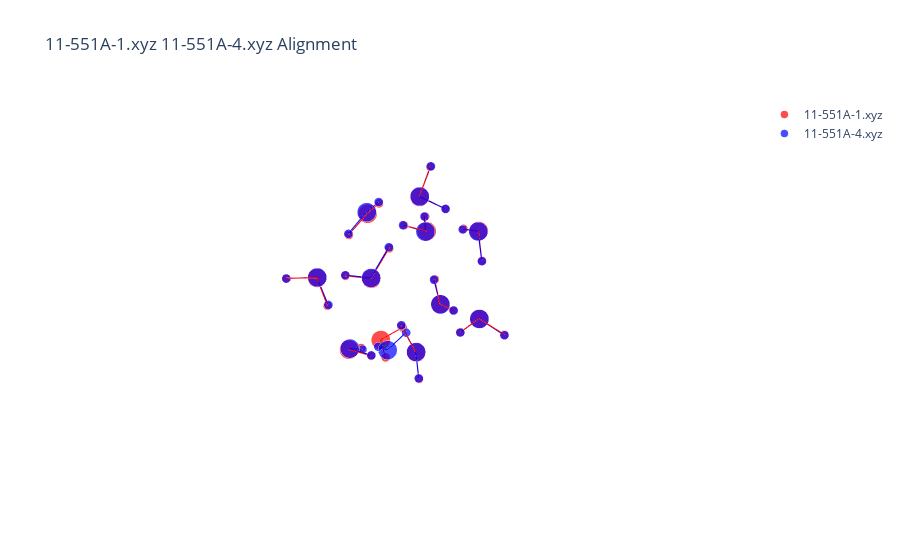

Source (notebook cell):
### Code cell
assignment = otmol_res['assignment'][9]
nameA = otmol_res['nameA'][9]
nameB = otmol_res['nameB'][9]
molA = next(pybel.readfile('xyz', os.path.join(data_path, nameA)))
molB = next(pybel.readfile('xyz', os.path.join(data_path, nameB)))
X_A, T_A, B_A = otm.tl.process_molecule(molA) 
X_B, T_B, B_B = otm.tl.process_molecule(molB)
X_B_aligned, _, _ = otm.tl.kabsch(X_A, X_B, otm.tl.permutation_to_matrix(assignment))
otm.pl.interactive_alignment_plot(X_A, X_B_aligned, T_A, T_B, B_A, B_B, assignment, nameA, nameB)

### Figure 1 — Plotly figure (JSON) as saved in the notebook; plotly's stock layout.template omitted (floating-point values rounded to 4 significant figures)
{"data": [{"marker": {"color": "red", "size": [13.2, 6.2, 6.2, 13.2, 6.2, 6.2, 13.2, 6.2, 6.2, 13.2, 6.2, 6.2, 13.2, 6.2, 6.2, 13.2, 6.2, 6.2, 13.2, 6.2, 6.2, 13.2, 6.2, 6.2, 13.2, 6.2, 6.2, 13.2, 6.2, 6.2, 13.2, 6.2, 6.2], "symbol": "circle"}, "mode": "markers", "name": "11-551A-1.xyz", "type": "scatter3d", "x": [-0.2253, 0.6224, -0.1414, -2.004, -2.22, -1.744, 1.59, 2.207, 1.799, 2.274, 2.243, 2.981, 0.0416, -0.08664, -0.7466, -2.482, -3.133, -1.644, -2.202, -2.501, -1.88, 2.134, 1.374, 2.325, -0.1806, -0.3482, -0.9578, 2.165, 1.964, 1.442, -1.131, -0.1447, -1.412], "y": [-2.04, -2.03, -1.305, -0.1923, -0.6911, 0.6879, 2.098, 2.832, 1.71, -1.667, -1.314, -2.323, -1.401, -1.307, -0.9719, -1.42, -2.119, -1.748, 1.175, 0.314, 1.654, 0.9111, 0.8419, -0.015, 0.4623, 0.7119, 0.8016, -0.4971, 0.4344, -0.7982, 2.293, 2.328, 3.152], "z": [1.727, 1.238, 2.363, -2.063, -1.25, -1.736, -0.6977, -0.8049, 0.2027, 0.4743, -0.4609, 0.4812, -3.367, -4.319, -2.953, 0.4459, 0.5782, 0.8718, 1.535, 1.18, 0.7471, 1.6, 2.213, 1.348, 3.121, 4.038, 2.598, -1.897, -1.697, -2.493, -0.8641, -0.8378, -1.202]}, {"marker": {"color": "blue", "size": [13.2, 6.2, 6.2, 13.2, 6.2, 6.2, 13.2, 6.2, 6.2, 13.2, 6.2, 6.2, 13.2, 6.2, 6.2, 13.2, 6.2, 6.2, 13.2, 6.2, 6.2, 13.2, 6.2, 6.2, 13.2, 6.2, 6.2, 13.2, 6.2, 6.2, 13.2, 6.2, 6.2], "symbol": "circle"}, "mode": "markers", "name": "11-551A-4.xyz", "type": "scatter3d", "x": [-1.135, -0.1496, -1.41, -2.186, -2.471, -1.869, 1.589, 1.789, 2.21, -0.1864, -0.9556, -0.36, -2.437, -1.608, -3.099, -0.2122, 0.6318, -0.1421, 2.125, 1.43, 1.962, 2.255, 2.202, 2.977, 2.129, 2.316, 1.376, -2.017, -1.763, -2.181, 0.06055, -0.1442, -0.7508], "y": [2.296, 2.325, 3.152, 1.17, 0.3061, 1.658, 2.091, 1.705, 2.824, 0.4633, 0.8034, 0.7243, -1.436, -1.76, -2.122, -2.061, -2.037, -1.317, -0.5015, -0.7433, 0.4367, -1.681, -1.325, -2.321, 0.8973, -0.02757, 0.8247, -0.1889, 0.6958, -0.6971, -0.9958, -1.807, -0.7834], "z": [-0.8757, -0.8458, -1.227, 1.522, 1.163, 0.7384, -0.6813, 0.2206, -0.7848, 3.138, 2.603, 4.05, 0.4432, 0.89, 0.5912, 1.778, 1.283, 2.405, -1.881, -2.533, -1.676, 0.4775, -0.4558, 0.4711, 1.618, 1.36, 2.239, -2.075, -1.755, -1.257, -3.622, -4.102, -3.1]}, {"line": {"color": "red", "width": 2}, "mode": "lines", "showlegend": false, "type": "scatter3d", "x": [-0.2253, 0.6224], "y": [-2.04, -2.03], "z": [1.727, 1.238]}, {"line": {"color": "red", "width": 2}, "mode": "lines", "showlegend": false, "type": "scatter3d", "x": [-0.2253, -0.1414], "y": [-2.04, -1.305], "z": [1.727, 2.363]}, {"line": {"color": "red", "width": 2}, "mode": "lines", "showlegend": false, "type": "scatter3d", "x": [-2.004, -2.22], "y": [-0.1923, -0.6911], "z": [-2.063, -1.25]}, {"line": {"color": "red", "width": 2}, "mode": "lines", "showlegend": false, "type": "scatter3d", "x": [-2.004, -1.744], "y": [-0.1923, 0.6879], "z": [-2.063, -1.736]}, {"line": {"color": "red", "width": 2}, "mode": "lines", "showlegend": false, "type": "scatter3d", "x": [1.59, 2.207], "y": [2.098, 2.832], "z": [-0.6977, -0.8049]}, {"line": {"color": "red", "width": 2}, "mode": "lines", "showlegend": false, "type": "scatter3d", "x": [1.59, 1.799], "y": [2.098, 1.71], "z": [-0.6977, 0.2027]}, {"line": {"color": "red", "width": 2}, "mode": "lines", "showlegend": false, "type": "scatter3d", "x": [2.274, 2.243], "y": [-1.667, -1.314], "z": [0.4743, -0.4609]}, {"line": {"color": "red", "width": 2}, "mode": "lines", "showlegend": false, "type": "scatter3d", "x": [2.274, 2.981], "y": [-1.667, -2.323], "z": [0.4743, 0.4812]}, {"line": {"color": "red", "width": 2}, "mode": "lines", "showlegend": false, "type": "scatter3d", "x": [0.0416, -0.08664], "y": [-1.401, -1.307], "z": [-3.367, -4.319]}, {"line": {"color": "red", "width": 2}, "mode": "lines", "showlegend": false, "type": "scatter3d", "x": [0.0416, -0.7466], "y": [-1.401, -0.9719], "z": [-3.367, -2.953]}, {"line": {"color": "red", "width": 2}, "mode": "lines", "showlegend": false, "type": "scatter3d", "x": [-2.482, -3.133], "y": [-1.42, -2.119], "z": [0.4459, 0.5782]}, {"line": {"color": "red", "width": 2}, "mode": "lines", "showlegend": false, "type": "scatter3d", "x": [-2.482, -1.644], "y": [-1.42, -1.748], "z": [0.4459, 0.8718]}, {"line": {"color": "red", "width": 2}, "mode": "lines", "showlegend": false, "type": "scatter3d", "x": [-2.202, -2.501], "y": [1.175, 0.314], "z": [1.535, 1.18]}, {"line": {"color": "red", "width": 2}, "mode": "lines", "showlegend": false, "type": "scatter3d", "x": [-2.202, -1.88], "y": [1.175, 1.654], "z": [1.535, 0.7471]}, {"line": {"color": "red", "width": 2}, "mode": "lines", "showlegend": false, "type": "scatter3d", "x": [2.134, 1.374], "y": [0.9111, 0.8419], "z": [1.6, 2.213]}, {"line": {"color": "red", "width": 2}, "mode": "lines", "showlegend": false, "type": "scatter3d", "x": [2.134, 2.325], "y": [0.9111, -0.015], "z": [1.6, 1.348]}, {"line": {"color": "red", "width": 2}, "mode": "lines", "showlegend": false, "type": "scatter3d", "x": [-0.1806, -0.3482], "y": [0.4623, 0.7119], "z": [3.121, 4.038]}, {"line": {"color": "red", "width": 2}, "mode": "lines", "showlegend": false, "type": "scatter3d", "x": [-0.1806, -0.9578], "y": [0.4623, 0.8016], "z": [3.121, 2.598]}, {"line": {"color": "red", "width": 2}, "mode": "lines", "showlegend": false, "type": "scatter3d", "x": [2.165, 1.964], "y": [-0.4971, 0.4344], "z": [-1.897, -1.697]}, {"line": {"color": "red", "width": 2}, "mode": "lines", "showlegend": false, "type": "scatter3d", "x": [2.165, 1.442], "y": [-0.4971, -0.7982], "z": [-1.897, -2.493]}, {"line": {"color": "red", "width": 2}, "mode": "lines", "showlegend": false, "type": "scatter3d", "x": [-1.131, -0.1447], "y": [2.293, 2.328], "z": [-0.8641, -0.8378]}, {"line": {"color": "red", "width": 2}, "mode": "lines", "showlegend": false, "type": "scatter3d", "x": [-1.131, -1.412], "y": [2.293, 3.152], "z": [-0.8641, -1.202]}, {"line": {"color": "blue", "width": 2}, "mode": "lines", "showlegend": false, "type": "scatter3d", "x": [-1.135, -0.1496], "y": [2.296, 2.325], "z": [-0.8757, -0.8458]}, {"line": {"color": "blue", "width": 2}, "mode": "lines", "showlegend": false, "type": "scatter3d", "x": [-1.135, -1.41], "y": [2.296, 3.152], "z": [-0.8757, -1.227]}, {"line": {"color": "blue", "width": 2}, "mode": "lines", "showlegend": false, "type": "scatter3d", "x": [-2.186, -2.471], "y": [1.17, 0.3061], "z": [1.522, 1.163]}, {"line": {"color": "blue", "width": 2}, "mode": "lines", "showlegend": false, "type": "scatter3d", "x": [-2.186, -1.869], "y": [1.17, 1.658], "z": [1.522, 0.7384]}, {"line": {"color": "blue", "width": 2}, "mode": "lines", "showlegend": false, "type": "scatter3d", "x": [1.589, 1.789], "y": [2.091, 1.705], "z": [-0.6813, 0.2206]}, {"line": {"color": "blue", "width": 2}, "mode": "lines", "showlegend": false, "type": "scatter3d", "x": [1.589, 2.21], "y": [2.091, 2.824], "z": [-0.6813, -0.7848]}, {"line": {"color": "blue", "width": 2}, "mode": "lines", "showlegend": false, "type": "scatter3d", "x": [-0.1864, -0.9556], "y": [0.4633, 0.8034], "z": [3.138, 2.603]}, {"line": {"color": "blue", "width": 2}, "mode": "lines", "showlegend": false, "type": "scatter3d", "x": [-0.1864, -0.36], "y": [0.4633, 0.7243], "z": [3.138, 4.05]}, {"line": {"color": "blue", "width": 2}, "mode": "lines", "showlegend": false, "type": "scatter3d", "x": [-2.437, -1.608], "y": [-1.436, -1.76], "z": [0.4432, 0.89]}, {"line": {"color": "blue", "width": 2}, "mode": "lines", "showlegend": false, "type": "scatter3d", "x": [-2.437, -3.099], "y": [-1.436, -2.122], "z": [0.4432, 0.5912]}, {"line": {"color": "blue", "width": 2}, "mode": "lines", "showlegend": false, "type": "scatter3d", "x": [-0.2122, 0.6318], "y": [-2.061, -2.037], "z": [1.778, 1.283]}, {"line": {"color": "blue", "width": 2}, "mode": "lines", "showlegend": false, "type": "scatter3d", "x": [-0.2122, -0.1421], "y": [-2.061, -1.317], "z": [1.778, 2.405]}, {"line": {"color": "blue", "width": 2}, "mode": "lines", "showlegend": false, "type": "scatter3d", "x": [2.125, 1.43], "y": [-0.5015, -0.7433], "z": [-1.881, -2.533]}, {"line": {"color": "blue", "width": 2}, "mode": "lines", "showlegend": false, "type": "scatter3d", "x": [2.125, 1.962], "y": [-0.5015, 0.4367], "z": [-1.881, -1.676]}, {"line": {"color": "blue", "width": 2}, "mode": "lines", "showlegend": false, "type": "scatter3d", "x": [2.255, 2.202], "y": [-1.681, -1.325], "z": [0.4775, -0.4558]}, {"line": {"color": "blue", "width": 2}, "mode": "lines", "showlegend": false, "type": "scatter3d", "x": [2.255, 2.977], "y": [-1.681, -2.321], "z": [0.4775, 0.4711]}, {"line": {"color": "blue", "width": 2}, "mode": "lines", "showlegend": false, "type": "scatter3d", "x": [2.129, 2.316], "y": [0.8973, -0.02757], "z": [1.618, 1.36]}, {"line": {"color": "blue", "width": 2}, "mode": "lines", "showlegend": false, "type": "scatter3d", "x": [2.129, 1.376], "y": [0.8973, 0.8247], "z": [1.618, 2.239]}, {"line": {"color": "blue", "width": 2}, "mode": "lines", "showlegend": false, "type": "scatter3d", "x": [-2.017, -1.763], "y": [-0.1889, 0.6958], "z": [-2.075, -1.755]}, {"line": {"color": "blue", "width": 2}, "mode": "lines", "showlegend": false, "type": "scatter3d", "x": [-2.017, -2.181], "y": [-0.1889, -0.6971], "z": [-2.075, -1.257]}, {"line": {"color": "blue", "width": 2}, "mode": "lines", "showlegend": false, "type": "scatter3d", "x": [0.06055, -0.1442], "y": [-0.9958, -1.807], "z": [-3.622, -4.102]}, {"line": {"color": "blue", "width": 2}, "mode": "lines", "showlegend": false, "type": "scatter3d", "x": [0.06055, -0.7508], "y": [-0.9958, -0.7834], "z": [-3.622, -3.1]}, {"line": {"color": "green", "dash": "longdash", "width": 3}, "mode": "lines", "showlegend": false, "type": "scatter3d", "x": [-0.2253, -0.2122], "y": [-2.04, -2.061], "z": [1.727, 1.778]}, {"line": {"color": "green", "dash": "longdash", "width": 3}, "mode": "lines", "showlegend": false, "type": "scatter3d", "x": [0.6224, 0.6318], "y": [-2.03, -2.037], "z": [1.238, 1.283]}, {"line": {"color": "green", "dash": "longdash", "width": 3}, "mode": "lines", "showlegend": false, "type": "scatter3d", "x": [-0.1414, -0.1421], "y": [-1.305, -1.317], "z": [2.363, 2.405]}, {"line": {"color": "green", "dash": "longdash", "width": 3}, "mode": "lines", "showlegend": false, "type": "scatter3d", "x": [-2.004, -2.017], "y": [-0.1923, -0.1889], "z": [-2.063, -2.075]}, {"line": {"color": "green", "dash": "longdash", "width": 3}, "mode": "lines", "showlegend": false, "type": "scatter3d", "x": [-2.22, -2.181], "y": [-0.6911, -0.6971], "z": [-1.25, -1.257]}, {"line": {"color": "green", "dash": "longdash", "width": 3}, "mode": "lines", "showlegend": false, "type": "scatter3d", "x": [-1.744, -1.763], "y": [0.6879, 0.6958], "z": [-1.736, -1.755]}, {"line": {"color": "green", "dash": "longdash", "width": 3}, "mode": "lines", "showlegend": false, "type": "scatter3d", "x": [1.59, 1.589], "y": [2.098, 2.091], "z": [-0.6977, -0.6813]}, {"line": {"color": "green", "dash": "longdash", "width": 3}, "mode": "lines", "showlegend": false, "type": "scatter3d", "x": [2.207, 2.21], "y": [2.832, 2.824], "z": [-0.8049, -0.7848]}, {"line": {"color": "green", "dash": "longdash", "width": 3}, "mode": "lines", "showlegend": false, "type": "scatter3d", "x": [1.799, 1.789], "y": [1.71, 1.705], "z": [0.2027, 0.2206]}, {"line": {"color": "green", "dash": "longdash", "width": 3}, "mode": "lines", "showlegend": false, "type": "scatter3d", "x": [2.274, 2.255], "y": [-1.667, -1.681], "z": [0.4743, 0.4775]}, {"line": {"color": "green", "dash": "longdash", "width": 3}, "mode": "lines", "showlegend": false, "type": "scatter3d", "x": [2.243, 2.202], "y": [-1.314, -1.325], "z": [-0.4609, -0.4558]}, {"line": {"color": "green", "dash": "longdash", "width": 3}, "mode": "lines", "showlegend": false, "type": "scatter3d", "x": [2.981, 2.977], "y": [-2.323, -2.321], "z": [0.4812, 0.4711]}, {"line": {"color": "green", "dash": "longdash", "width": 3}, "mode": "lines", "showlegend": false, "type": "scatter3d", "x": [0.0416, 0.06055], "y": [-1.401, -0.9958], "z": [-3.367, -3.622]}, {"line": {"color": "green", "dash": "longdash", "width": 3}, "mode": "lines", "showlegend": false, "type": "scatter3d", "x": [-0.08664, -0.1442], "y": [-1.307, -1.807], "z": [-4.319, -4.102]}, {"line": {"color": "green", "dash": "longdash", "width": 3}, "mode": "lines", "showlegend": false, "type": "scatter3d", "x": [-0.7466, -0.7508], "y": [-0.9719, -0.7834], "z": [-2.953, -3.1]}, {"line": {"color": "green", "dash": "longdash", "width": 3}, "mode": "lines", "showlegend": false, "type": "scatter3d", "x": [-2.482, -2.437], "y": [-1.42, -1.436], "z": [0.4459, 0.4432]}, {"line": {"color": "green", "dash": "longdash", "width": 3}, "mode": "lines", "showlegend": false, "type": "scatter3d", "x": [-3.133, -3.099], "y": [-2.119, -2.122], "z": [0.5782, 0.5912]}, {"line": {"color": "green", "dash": "longdash", "width": 3}, "mode": "lines", "showlegend": false, "type": "scatter3d", "x": [-1.644, -1.608], "y": [-1.748, -1.76], "z": [0.8718, 0.89]}, {"line": {"color": "green", "dash": "longdash", "width": 3}, "mode": "lines", "showlegend": false, "type": "scatter3d", "x": [-2.202, -2.186], "y": [1.175, 1.17], "z": [1.535, 1.522]}, {"line": {"color": "green", "dash": "longdash", "width": 3}, "mode": "lines", "showlegend": false, "type": "scatter3d", "x": [-2.501, -2.471], "y": [0.314, 0.3061], "z": [1.18, 1.163]}, {"line": {"color": "green", "dash": "longdash", "width": 3}, "mode": "lines", "showlegend": false, "type": "scatter3d", "x": [-1.88, -1.869], "y": [1.654, 1.658], "z": [0.7471, 0.7384]}, {"line": {"color": "green", "dash": "longdash", "width": 3}, "mode": "lines", "showlegend": false, "type": "scatter3d", "x": [2.134, 2.129], "y": [0.9111, 0.8973], "z": [1.6, 1.618]}, {"line": {"color": "green", "dash": "longdash", "width": 3}, "mode": "lines", "showlegend": false, "type": "scatter3d", "x": [1.374, 1.376], "y": [0.8419, 0.8247], "z": [2.213, 2.239]}, {"line": {"color": "green", "dash": "longdash", "width": 3}, "mode": "lines", "showlegend": false, "type": "scatter3d", "x": [2.325, 2.316], "y": [-0.015, -0.02757], "z": [1.348, 1.36]}, {"line": {"color": "green", "dash": "longdash", "width": 3}, "mode": "lines", "showlegend": false, "type": "scatter3d", "x": [-0.1806, -0.1864], "y": [0.4623, 0.4633], "z": [3.121, 3.138]}, {"line": {"color": "green", "dash": "longdash", "width": 3}, "mode": "lines", "showlegend": false, "type": "scatter3d", "x": [-0.3482, -0.36], "y": [0.7119, 0.7243], "z": [4.038, 4.05]}, {"line": {"color": "green", "dash": "longdash", "width": 3}, "mode": "lines", "showlegend": false, "type": "scatter3d", "x": [-0.9578, -0.9556], "y": [0.8016, 0.8034], "z": [2.598, 2.603]}, {"line": {"color": "green", "dash": "longdash", "width": 3}, "mode": "lines", "showlegend": false, "type": "scatter3d", "x": [2.165, 2.125], "y": [-0.4971, -0.5015], "z": [-1.897, -1.881]}, {"line": {"color": "green", "dash": "longdash", "width": 3}, "mode": "lines", "showlegend": false, "type": "scatter3d", "x": [1.964, 1.962], "y": [0.4344, 0.4367], "z": [-1.697, -1.676]}, {"line": {"color": "green", "dash": "longdash", "width": 3}, "mode": "lines", "showlegend": false, "type": "scatter3d", "x": [1.442, 1.43], "y": [-0.7982, -0.7433], "z": [-2.493, -2.533]}, {"line": {"color": "green", "dash": "longdash", "width": 3}, "mode": "lines", "showlegend": false, "type": "scatter3d", "x": [-1.131, -1.135], "y": [2.293, 2.296], "z": [-0.8641, -0.8757]}, {"line": {"color": "green", "dash": "longdash", "width": 3}, "mode": "lines", "showlegend": false, "type": "scatter3d", "x": [-0.1447, -0.1496], "y": [2.328, 2.325], "z": [-0.8378, -0.8458]}, {"line": {"color": "green", "dash": "longdash", "width": 3}, "mode": "lines", "showlegend": false, "type": "scatter3d", "x": [-1.412, -1.41], "y": [3.152, 3.152], "z": [-1.202, -1.227]}], "layout": {"scene": {"aspectmode": "data", "xaxis": {"title": {"text": "X"}, "visible": false}, "yaxis": {"title": {"text": "Y"}, "visible": false}, "zaxis": {"title": {"text": "Z"}, "visible": false}}, "showlegend": true, "title": {"text": "11-551A-1.xyz 11-551A-4.xyz Alignment"}}}
